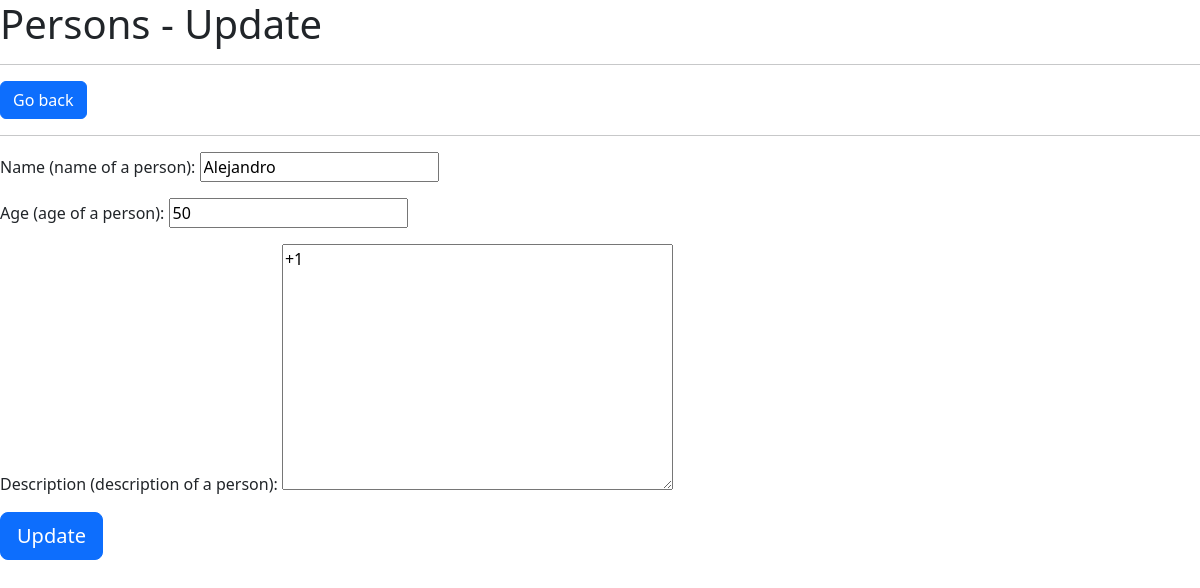
Page /persons/update/4/ on the committed database.
### web/models.py (models this page shows, shortened)
class Person(models.Model):
    name = models.CharField(
        verbose_name="Name (name of a person)",
        max_length=100,
        blank=False,
    )
    age = models.PositiveSmallIntegerField(
        verbose_name="Age (age of a person)",
        blank=False,
    )
    description = models.TextField(
        verbose_name="Description (description of a person)",
        blank=True,
    )
    created = models.DateTimeField(
        verbose_name="Created",
        auto_now_add=True,
    )
    updated = models.DateTimeField(
        verbose_name="Updated",
        auto_now=True,
    )

### web/views.py (the view, shortened to what this page needs)
# urls.py: path('persons/update/<int:id>/', personsUpdateView, name="persons-update"),
def personsUpdateView(request, id):
    item = Person.objects.get(id = id)
    if request.method == "GET":
        form = PersonForm(instance = item)
        return render(request, "persons/update.html", {
            "item": item,
            "form": form,
        })

### web/forms.py
class PersonForm(ModelForm):
    class Meta:
        model = Person
        fields = ('name', 'age', 'description')

### templates/persons/update.html (shortened to what this page needs)
{% extends 'base.html' %}
{% block body %}
<h1>Persons - Update</h1>
    <hr>
    <a href="{% url 'persons-list' %}" class="btn btn-primary">Go back</a>
    <hr>
    <form method="POST" action="{% url 'persons-update' id=item.id %}" novalidate>
        {{ form.as_p }}
        <button type="submit" class="btn btn-primary btn-lg">Update</button>
    </form>
{% endblock %}

### rows in the picture
Person: name "Alejandro", age "50", description "+1"
